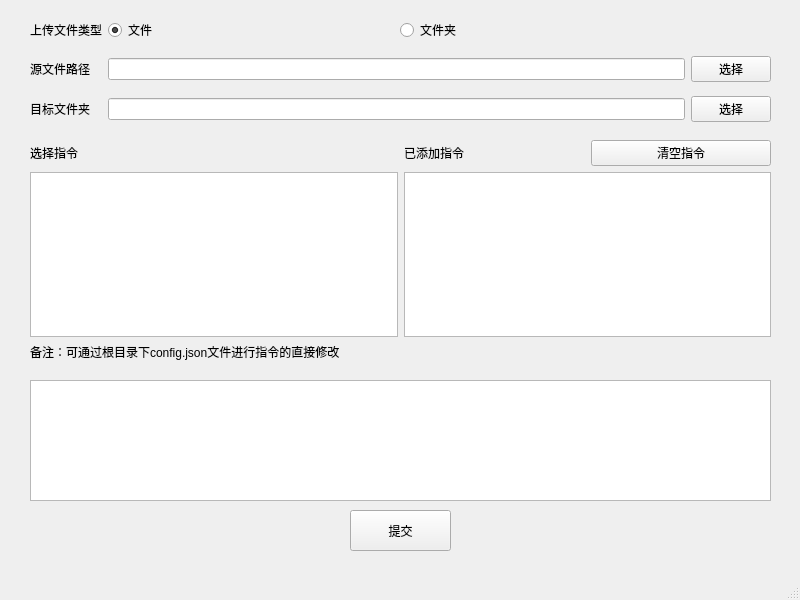
<?xml version="1.0" encoding="UTF-8"?>
<ui version="4.0">
 <class>indexWindow</class>
 <widget class="QMainWindow" name="indexWindow">
  <property name="geometry">
   <rect>
    <x>0</x>
    <y>0</y>
    <width>800</width>
    <height>600</height>
   </rect>
  </property>
  <property name="windowTitle">
   <string>MainWindow</string>
  </property>
  <widget class="QWidget" name="centralwidget">
   <widget class="QPushButton" name="submitBtn">
    <property name="geometry">
     <rect>
      <x>350</x>
      <y>510</y>
      <width>101</width>
      <height>41</height>
     </rect>
    </property>
    <property name="text">
     <string>提交</string>
    </property>
   </widget>
   <widget class="QWidget" name="gridLayoutWidget">
    <property name="geometry">
     <rect>
      <x>30</x>
      <y>10</y>
      <width>741</width>
      <height>122</height>
     </rect>
    </property>
    <layout class="QGridLayout" name="gridLayout">
     <item row="0" column="0">
      <widget class="QLabel" name="label_2">
       <property name="text">
        <string>上传文件类型</string>
       </property>
      </widget>
     </item>
     <item row="2" column="0">
      <widget class="QLabel" name="label_3">
       <property name="text">
        <string>目标文件夹</string>
       </property>
      </widget>
     </item>
     <item row="1" column="0">
      <widget class="QLabel" name="label">
       <property name="text">
        <string>源文件路径</string>
       </property>
      </widget>
     </item>
     <item row="1" column="1">
      <widget class="QLineEdit" name="originEdit"/>
     </item>
     <item row="1" column="2">
      <widget class="QPushButton" name="originBtn">
       <property name="text">
        <string>选择</string>
       </property>
      </widget>
     </item>
     <item row="2" column="2">
      <widget class="QPushButton" name="destBtn">
       <property name="text">
        <string>选择</string>
       </property>
      </widget>
     </item>
     <item row="2" column="1">
      <widget class="QLineEdit" name="destEdit"/>
     </item>
     <item row="0" column="1">
      <layout class="QHBoxLayout" name="horizontalLayout_2">
       <item>
        <widget class="QRadioButton" name="fileRadio">
         <property name="text">
          <string>文件</string>
         </property>
         <property name="checked">
          <bool>true</bool>
         </property>
        </widget>
       </item>
       <item>
        <widget class="QRadioButton" name="dirRadio">
         <property name="text">
          <string>文件夹</string>
         </property>
        </widget>
       </item>
      </layout>
     </item>
     <item row="3" column="1">
      <layout class="QHBoxLayout" name="horizontalLayout_3"/>
     </item>
    </layout>
   </widget>
   <widget class="QTableView" name="tableView">
    <property name="geometry">
     <rect>
      <x>30</x>
      <y>380</y>
      <width>741</width>
      <height>121</height>
     </rect>
    </property>
   </widget>
   <widget class="QWidget" name="gridLayoutWidget_2">
    <property name="geometry">
     <rect>
      <x>30</x>
      <y>140</y>
      <width>741</width>
      <height>221</height>
     </rect>
    </property>
    <layout class="QGridLayout" name="gridLayout_2">
     <item row="0" column="0">
      <widget class="QLabel" name="label_4">
       <property name="text">
        <string>选择指令</string>
       </property>
      </widget>
     </item>
     <item row="1" column="1">
      <widget class="QListView" name="selectedCommandListView"/>
     </item>
     <item row="1" column="0">
      <widget class="QListView" name="commandListView"/>
     </item>
     <item row="0" column="1">
      <layout class="QHBoxLayout" name="horizontalLayout_5">
       <item>
        <widget class="QLabel" name="label_5">
         <property name="text">
          <string>已添加指令</string>
         </property>
        </widget>
       </item>
       <item>
        <widget class="QPushButton" name="clearCommandBtn">
         <property name="text">
          <string>清空指令</string>
         </property>
        </widget>
       </item>
      </layout>
     </item>
     <item row="2" column="0" colspan="2">
      <widget class="QLabel" name="label_6">
       <property name="text">
        <string>备注：可通过根目录下config.json文件进行指令的直接修改</string>
       </property>
      </widget>
     </item>
    </layout>
   </widget>
  </widget>
  <widget class="QMenuBar" name="menubar">
   <property name="geometry">
    <rect>
     <x>0</x>
     <y>0</y>
     <width>800</width>
     <height>22</height>
    </rect>
   </property>
  </widget>
  <widget class="QStatusBar" name="statusbar"/>
 </widget>
 <resources/>
 <connections/>
</ui>
